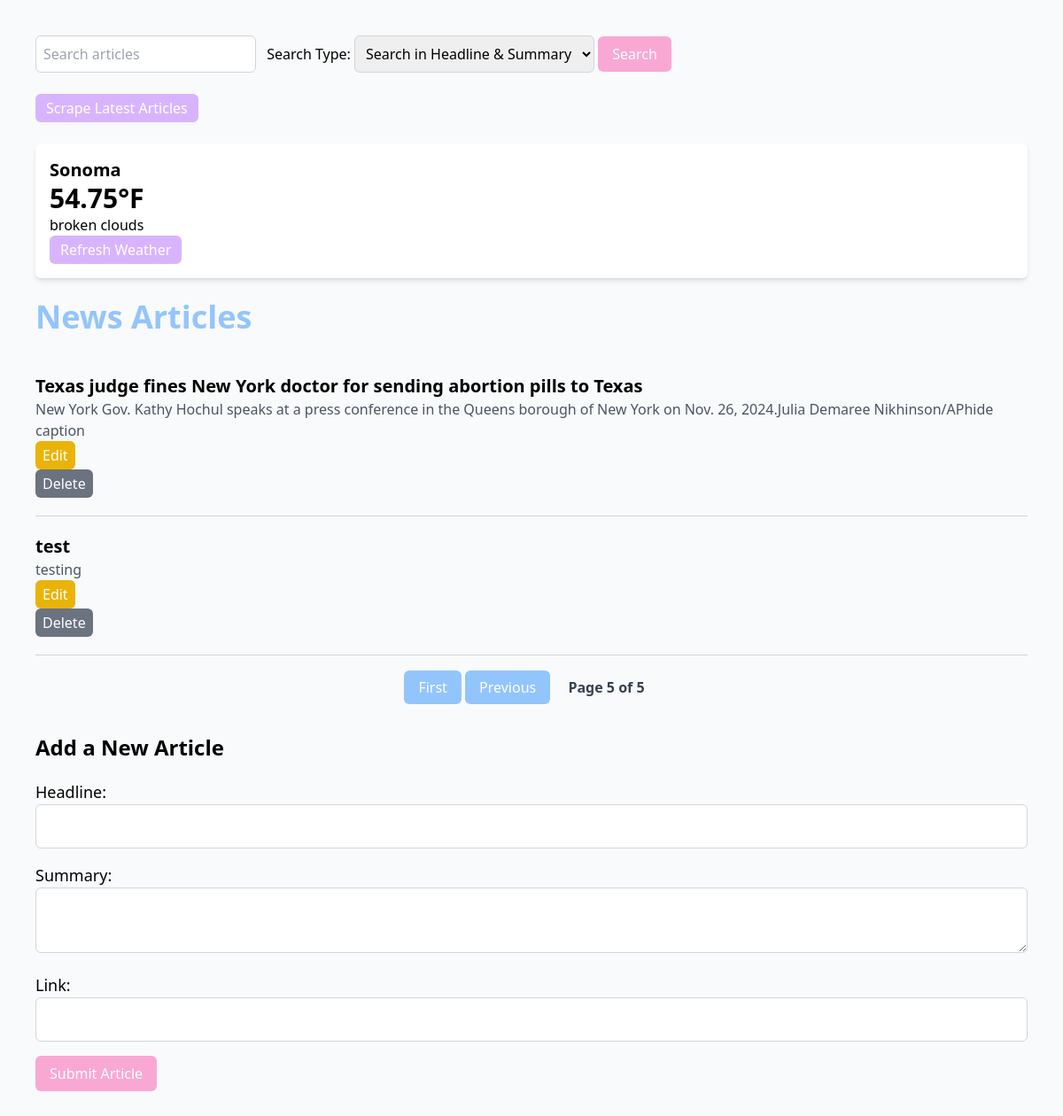
The app's page /?page=5 with its own data.
### models.py (models this page shows)
class Weather(Base): # New class that inherits from Base to map to database table
    __tablename__ = 'weather' # Specifies name of database table
    id = Column(Integer, primary_key=True) # Defines column named id which is an integer and primary key
    temp = Column(Float, nullable=False) # Defines column named temp
    city = Column(String, nullable=False, default=DEFAULT_CITY) # Defines column named city and the default is DEFAULT_CITY
    description = Column(String, nullable=False) # Defines column named description
    last_updated = Column(DateTime, default=lambda: datetime.now(timezone.utc)) # Defines column named last_updated using a callable lambda function to dynamically assign a default value determined at runtime

class NewsArticle(Base): # New class that inherits from Base to map to database table
    __tablename__ = 'news_articles' # Specifies name of database table
    id = Column(Integer, primary_key=True)  # Defines column named id which is an integer and primary key
    headline = Column(String, nullable=False) # Defines column to store strings for article headlines
    summary = Column(String, nullable=True) # Defines column to store strings for summary of the articles
    link = Column(String, nullable=False) # Defines column to store strings for urls of the articles
    updated_at = Column(DateTime, default=lambda: datetime.now(timezone.utc), onupdate=lambda: datetime.now(timezone.utc))  # Track updates

### app.py (the view)
@app.route('/')
def index():
    try:
        session.expire_all() # Ensures the session fetches fresh data
        page = request.args.get('page', 1, type=int) # Retrieves the page query parameter from the URL
        per_page = 5 # Number of articles per page
        total_articles = session.query(NewsArticle).count() # Counts all articles
        total_pages = (total_articles + per_page - 1) // per_page # Calculate total pages and round up when needed
        news_articles = session.query(NewsArticle).offset((page - 1) * per_page).limit(per_page).all() # Offset skips the articles that appear on previous page and limit fetches the 5 per page
        weather_data = session.query(Weather).first()
        return render_template(
            'index.html', articles=news_articles, weather=weather_data,
            page=page, total_articles=total_articles, per_page=per_page, total_pages=total_pages
        )
    except Exception as e:
        logging.error(f"Error loading homepage: {e}")
        flash("An error occurred while loading the page. Please try again", "error")
        return render_template('index.html', articles=[], weather=[], page=1, total_articles=0, per_page=5, total_pages=1)

### app.py (called while the page is built)
@app.before_request
def refresh_session():
    session.close()  # Rollback any pending transactions
    session.expire_all()  # Ensure fresh data is loaded

### templates/index.html (shortened to what this page needs)
<!DOCTYPE html>
<html lang="en">
<head>
    <script src="https://cdn.tailwindcss.com"></script>
</head>
<body class="font-sans bg-gray-50 p-10">
<form action="/search" method="GET" class="mb-6">
    <input type="text" name="query" placeholder="Search articles" class="p-2 border border-gray-300 rounded-md focus:ring-2 focus:ring-blue-300" required>
    <label for="search_type" class="ml-2">Search Type:</label>
    <select name="search_type" id="search_type" class="p-2 border border-gray-300 rounded-md">
        <option value="headline_summary">Search in Headline & Summary</option>
    </select>
    <button type="submit" class="bg-pink-300 text-white py-2 px-4 rounded-md hover:bg-pink-400 transition-all">Search</button>
</form>
    <form action="/scrape" method="POST">
        <button type="submit" class="bg-purple-300 text-white py-1 px-3 rounded-md hover:bg-purple-400 transition-all">Scrape Latest Articles</button>
    </form>
    <div class="weather-widget my-6 p-4 bg-white shadow-md rounded-md">
        {% if weather %}
            <p class="text-xl font-semibold">{{weather.city}}</p>
            <p class="text-3xl font-bold">{{weather.temp}}°F</p>
            <p>{{weather.description}}</p>
        {% else %}
            <p>Weather data unavailable</p>
        {% endif %}
        <form action="/update_weather" method="POST">
            <button type="submit" class="bg-purple-300 text-white py-1 px-3 rounded-md hover:bg-purple-400 transition-all">Refresh Weather</button>
        </form>
    </div>
    <h1 class="text-4xl font-semibold mb-6"><a href="/" class="text-blue-300 hover:text-blue-400">News Articles</a></h1>
    {% for article in articles %}
    <div class="news-article border-b border-gray-300 py-5">
        <h2 class="text-xl font-semibold">
            <a href="{{ article.link }}" target="_blank" class="text-black-600 hover:underline">{{ article.headline }}</a>
        </h2>
        <p class="text-gray-600">{{ article.summary }}</p>
        <form action="/edit/{{ article.id }}" method="GET" class="inline-block mr-3">
            <button type="submit" class="bg-yellow-500 text-white py-1 px-2 rounded-md hover:bg-yellow-700 transition-all">Edit</button>
        </form>
        <form action="/delete/{{ article.id }}" method="POST" onsubmit="return confirm('Are you sure?');">
            <button type="submit" class="bg-gray-500 text-white py-1 px-2 rounded-md hover:bg-gray-700 transition-all">Delete</button>
        </form>
    </div>
    {% endfor %}
    <div class="pagination mt-6 text-center">
        {% if page > 1 %}
            <a href="{{ url_for('index', page=1 )}}" class="px-4 py-2 bg-blue-300 text-white rounded-md hover:bg-blue-400 transition-all">First</a>
            <a href="{{ url_for('index', page=page-1) }}" class="px-4 py-2 bg-blue-300 text-white rounded-md hover:bg-blue-400 transition-all">Previous</a>
        {% endif %}
        <span class="font-semibold text-gray-700 mx-4">Page {{ page }} of {{ total_pages }}</span>
    </div>
    <h2 class="text-2xl font-semibold mt-10 mb-5">Add a New Article</h2>
    <form action="{{ url_for('add_article') }}" method="post" class="space-y-4">
        <div>
            <label for="headline" class="block text-lg">Headline:</label>
            <input type="text" id="headline" name="headline" required class="p-3 border border-gray-300 rounded-md w-full">
        </div>
        <div>
            <label for="summary" class="block text-lg">Summary:</label>
            <textarea id="summary" name="summary" class="p-3 border border-gray-300 rounded-md w-full"></textarea>
        </div>
        <div>
            <label for="link" class="block text-lg">Link:</label>
            <input type="url" id="link" name="link" required class="p-3 border border-gray-300 rounded-md w-full">
        </div>
        <button type="submit" class="bg-pink-300 text-white py-2 px-4 rounded-md hover:bg-pink-400 transition-all">Submit Article</button>
    </form>
</body>
</html>

### records on screen
Weather: city "Sonoma", temp "54.75", description "broken clouds"
NewsArticle: headline "Texas judge fines New York doctor for sending abortion pills to Texas", summary "New York Gov. Kathy Hochul speaks at a press conference in the Queens borough of New York on Nov. 26, 2024.Julia Demaree Nikhinson/APhide caption"
NewsArticle: headline "test", summary "testing"

### other values on screen
{{ page }} "5"
{{ total_pages }} "5"
